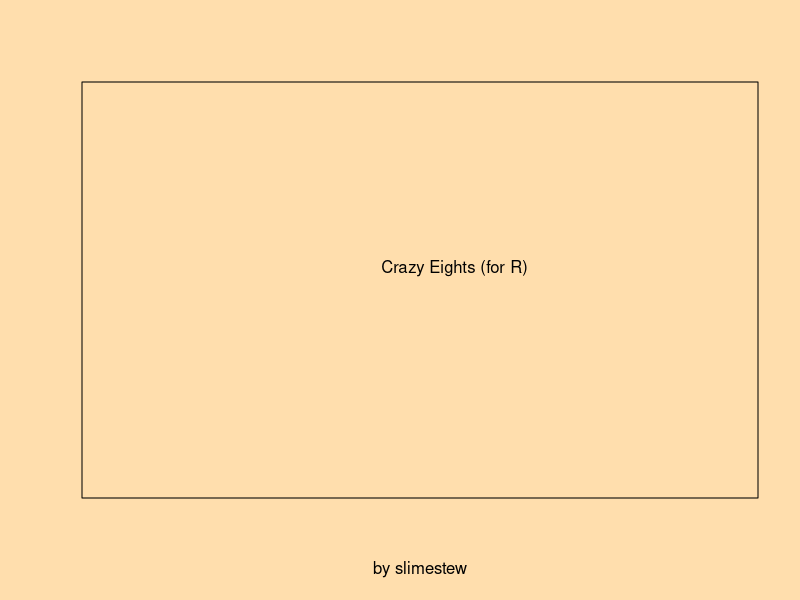

Write R code to recreate this figure. (Note: this script raises an error after producing the figure.)
#TODO: make the game work, make the pile draw correctly

par(bg = "navajowhite")
cards <- list() #all cards, shuffles
deck <- list() #draw pile
stack <- list() #play pile
wildcard <- 0 #wildcard
drawCount <- -1 #+2 and +4
selected <- 0
handOffset <- 0
pause <- FALSE
menu <- 0
win <- TRUE
turnorder <- c(1, 1, FALSE) #player, direction, move played
click <- list(x = 3, y = 3)
textboxes <- list(0,0)
options <- c(0, 0, 0, 0)
# Variants:
#     Crazy Eights(standard deck, no power cards, score based)
#     Last Card(standard deck, power cards, shedding wins)
#     One(unique deck, power cards, shedding wins)
#     Other One(unique deck, power cards, can challenge +4, shedding wins)
# Queen Swap: (only for Crazy Eights)
#     Playing a queen causes a player to skip their turn
# 0's and 7's (only for One and Other One)
#     Playing a 7 allows the player to swap hands with someone else
#     Playing a 0 swaps all hands one over by turn order.
# AI or Human opponents
# Number of players
hands <- matrix()
stVals <- c("1","2","3","4","5","6","7","8","9","J","Q","K","A")
uqVals <- c("0","1","2","3","4","5","6","7","8","9","T","S","R","C","F")
suits <- c("♥", "♦", "♠", "♣")
variants <- c("Crazy Eights", "Last Card", "One", "Other One")
suitColors <- c("red", "red", "black", "black")
primaryColors <- c("red","yellow", "limegreen", "blue")
oneColors <- c("#ff0077","#ffaa00", "#448800", "#0066ff")

#functions, reset cards

unpack <- function() {
  for(i in 1:4)
  if(options[1]<2) {
    for(j in 1:13)
      cards <- c(cards, list(list(i,stVals[j])))
    if(options[4]>3)
      for(j in 1:13)
        cards <- c(cards, list(list(i,stVals[j])))
  } else {
    for(j in 1:15)
      cards <- c(cards, list(list(i,uqVals[j])))
    for(j in 2:13)
      cards <- c(cards, list(list(i,uqVals[j])))
  }
  return(cards)
}

dispCard <- function(x, y, card) {
  suit <- card[[1]][[1]]
  valu <- card[[1]][[2]]
  rect(x,y,x+1,y+2, col="white", border="black")
  if(options[1]<2) { #colors/cards
    text(x+0.5,y+1.5, suits[suit], col=suitColors[suit])
  } else {
    if(options[1]==2)
      rect(x,y+1,x+1,y+2, col=oneColors[suit], border="black")
    else
      rect(x,y+1,x+1,y+2, col=primaryColors[suit], border="black")
  }
  
  if(valu == "T"){ #face values
    text(0.5+x,0.5+y, "+2")
  } else if(valu == "S"){
    text(0.5+x,0.5+y, "(X)")
  } else if(valu == "R"){
    text(0.5+x,0.5+y, "<>")
  } else if(valu == "C"){
    rect(x,y+1,x+1,y+2, col="gray12", border="black")
    text(0.5+x,0.5+y, " ")
  } else if(valu == "F"){
    rect(x,y+1,x+1,y+2, col="gray12", border="black")
    text(0.5+x,0.5+y, "+4")
  } else {
    text(0.5+x,0.5+y, valu)
  }
}

wildColor <- function() {
  rect(0,0,10,3, col="#a52a2a80", border="transparent")
  while(TRUE){
    dispCard(1, 2, list(list(1, " ")))
    dispCard(3, 2, list(list(2, " ")))
    dispCard(5, 2, list(list(3, " ")))
    dispCard(7, 2, list(list(4, " ")))
    click <- locator(1)
    if(floor(click$x) < 2)
      return(1)
    if(floor(click$x) < 4)
      return(2)
    if(floor(click$x) < 6)
      return(3)
    if(floor(click$x) < 8)
      return(4)
  }
}

validCard <- function(card) {
  suit <- card[[1]][[1]]
  valu <- card[[1]][[2]]
  return( (suit == stack[[length(stack)]][[1]][[1]] && !wildcard && drawCount<0) || valu == stack[[length(stack)]][[1]][[2]] || valu == "C" ||
          valu == "F" || (options[1]==0 && valu== "8") || (options[1]==1 && valu== "A") || (options[1]==1 && valu== "J") || (wildcard && suit == wildcard))
}

nextPlayer <- function() {
  if(turnorder[1])
    return((turnorder[2] %% (options[4]+2)) + 1)
  return(((turnorder[2]-2) %% (options[4]+2)) + 1)
}

#moveCard <- function(li1, li2, pos=length(li2), quantity=1) {
#  if(quantity>1)
#    moveCard(li1,li2,pos,quantity-1)
#  return(list(c(li1, list(li2[pos][1])), li2[-pos]))
#}

doAI <- function() {
  while(turnorder[2]!=1){
    
   turnorder[2] = nextPlayer() 
  }
}

#menu
plot(0, 0, type = "n", xlim = c(0, 9), ylim = c(0, 9), col="white", xlab = "by slimestew", ylab = "", axes = FALSE, frame.plot = TRUE)
par(bg = "navajowhite")
text(5,5, "Crazy Eights (for R)")

while((floor(click$y) < 5 || floor(click$y) > 8) || menu < 2){
  click <- locator(1)
  plot(0, 0, type = "n", xlim = c(0, 9), ylim = c(0, 9), xlab = "", ylab = "", axes = FALSE, frame.plot = FALSE)
  
  if((floor(click$x) > 1 && floor(click$x) < 7) && menu > 0){
    if(floor(click$y) == 3)
      options[1] <- (options[1]+1) %% 4
    if(floor(click$y) == 2)
      options[2] <- !options[2]
    if(floor(click$y) == 1)
      options[3] <- !options[3]
    if(floor(click$y) == 0)
      options[4] <- (options[4]+1) %% 6
  }
  
  rect(1, 5, 7, 6, col = "tan", border = "brown")
  rect(1, 3, 7, 4, col = primaryColors[options[1]+1], border = "black")
  rect(1, 2, 7, 3, col = primaryColors[options[2]+1], border = "black")
  rect(1, 1, 7, 2, col = primaryColors[options[3]+1], border = "black")
  rect(1, 0, 7, 1, col = "white", border = "black")
  text(4,8, "Crazy Eights")
  text(4,3.5, variants[options[1]+1])
  text(4,2.5, ifelse(options[1]<2, ifelse(options[1]," ","Queen Skip"),"0s and 7s"))
  text(4,1.5, ifelse(options[3],"AI","Human"))
  text(4,0.5, options[4]+2)
  text(4,5.5, "Start")
  
  menu <- min(menu + 1,2)
}

plot(0, 0, type = "n", xlim = c(0, 10), ylim = c(0, 10), col="white", xlab = "", ylab = "", axes = FALSE, frame.plot = TRUE)
menu <- 0

cards <- sample(unpack(), replace=TRUE)
deck <- cards
hands <- replicate(options[4]+2, list())
for(i in 1:(options[4]+2)){
  hand<-7
  if(options[1]<2 && options[4] != 0)
    hand<-5
  
  for(j in 1:hand){
    temp <- sample(length(deck), 1) #don't need to sample here, already randomized
    hands[[i]] <- c(hands[[i]], list(deck[temp][1]))
    deck <- deck[-temp]
  }
}
temp <- sample(length(deck), 1) #don't need to sample here, already randomized
stack <- list(deck[temp][1])
deck <- deck[-temp]

# add card
# hands[[1]] <- c(hands[[1]], list(list(list(1,"2"))))
# hands[[1]] <- c(hands[[1]], list(list(list(2,"2"))))
if(stack[[length(stack)]][[1]][[2]] == "C" || stack[[length(stack)]][[1]][[2]] == "T" || stack[[length(stack)]][[1]][[2]] == "F"){
  stack <- c(stack, list(deck[length(deck)][1]))
  deck <- deck[-length(deck)]
}

#game loop
while(win) {

if(menu>0){
  
  if(floor(click$x) > 0 && floor(click$x) < 9 && floor(click$y) > -1 && floor(click$y) < 3) #selection
    selected <- floor(click$x)
  
  if(floor(click$x) > 8 && floor(click$y) > -1 && floor(click$y) < 3 && length(hands[[turnorder[2]]]) > (handOffset+8)){
    handOffset <- handOffset+8
    selected <- 0
  }
  
  if(floor(click$x) < 1 && floor(click$y) > -1 && floor(click$y) < 3 && handOffset > 0){
    handOffset <- handOffset-8
    selected <- 0
  }
  
  if(floor(click$x) > 4 && floor(click$x) < 6 && floor(click$y) > 3 && floor(click$y) < 6 && selected[1]){ #play card
    if(validCard(hands[[turnorder[2]]][[selected+handOffset]])){
      stack <- c(stack, list(hands[[turnorder[2]]][[selected+handOffset]]))
      hands[[turnorder[2]]] <- hands[[turnorder[2]]][-(selected+handOffset)]
      
      if(wildcard)
        wildcard <- 0
      
      #TODO: move everything besides +2 and +4 in here so it doesn't refire on drawn cards
      if(options[1] == 0 && stack[[length(stack)]][[1]][[2]] == "8") #crazy eights
          wildcard <- wildColor()
      if(options[1] == 1) { #last card
        if(stack[[length(stack)]][[1]][[2]] == "J" || stack[[length(stack)]][[1]][[2]] == "A")
          wildcard <- wildColor()
        if(drawCount == -1 && (stack[[length(stack)]][[1]][[2]] == "2" || stack[[length(stack)]][[1]][[2]] == "A"))
          drawCount <- 0
      }
      if(options[1] >= 2){ #one and other one
        if(stack[[length(stack)]][[1]][[2]] == "C" || stack[[length(stack)]][[1]][[2]] == "F")
          wildcard <- wildColor()
        if(drawCount == -1 && (stack[[length(stack)]][[1]][[2]] == "T" || stack[[length(stack)]][[1]][[2]] == "F"))
          drawCount <- 0
      }
      turnorder[3] <- TRUE
      selected <- -1
      handOffset <- 0
    } else {
      selected <- 0
    }
  }
    
  if(floor(click$x) > 2 && floor(click$x) < 5 && floor(click$y) > 3 && floor(click$y) < 5){ #draw card
    hand <- max(1, drawCount)
    for(i in 1:hand){
      hands[[turnorder[2]]] <- c(hands[[turnorder[2]]], list(deck[length(deck)][1]))
      deck <- deck[-length(deck)]
    }
    selected <- -1
    drawCount <- -1
  }
  
  if(length(hands[[turnorder[2]]]) == 0)
    win <-FALSE
  
  if(selected == -1 && win && turnorder[3]){  #do additional actions
      if(options[1] == 0){ #crazy eights
        if(stack[[length(stack)]][[1]][[2]] == "Q" && options[2])
          turnorder[2] <- nextPlayer()
      } else if(options[1] == 1){
        if(stack[[length(stack)]][[1]][[2]] == "8")
          turnorder[2] <- nextPlayer()
        if(stack[[length(stack)]][[1]][[2]] == "2" && drawCount >= 0)
          drawCount <- drawCount+2
        if(stack[[length(stack)]][[1]][[2]] == "A" && drawCount >= 0)
          drawCount <- drawCount+4
      } else if(options[1] >= 2){
        if(stack[[length(stack)]][[1]][[2]] == "S")
          turnorder[2] <- nextPlayer()
        if(stack[[length(stack)]][[1]][[2]] == "R")
          turnorder[1] <- !turnorder[1]
        if(stack[[length(stack)]][[1]][[2]] == "T" && drawCount >= 0)
          drawCount <- drawCount+2
        if(stack[[length(stack)]][[1]][[2]] == "F" && drawCount >= 0)
          drawCount <- drawCount+4
      }
    
    if(!options[3])
      pause <-TRUE
    turnorder[2] <- nextPlayer()
    selected <- 0
  }
  
  if(options[3])
    doAI()
}
  
plot(0, 0, type = "n", xlim = c(0, 10), ylim = c(0, 10), xlab = ifelse(options[1]==0,paste("Score:",textboxes),""), ylab = "", axes = FALSE, frame.plot = FALSE)
rect(0,4.5,10,6.5, col="darkorange4", border="black")
rect(0,-2,10,6, col="brown", border="black")

if(!pause){
  
  for(i in floor(length(deck)/8):1) #todo: make this fall properly
    rect(3,4-(i*0.1),5,5-(i*0.1), col="chartreuse4", border="black")
  rect(3,4,5,5, col="chartreuse3", border="black")
  rect(3.25,4.25,4.75,4.75, col="chartreuse4", border="white") 
  
  for(i in 1:(options[4]+1)){
    rect(1+i,8,2+i,10, col="chartreuse3", border="black")
    rect(1.25+i,8.25,1.75+i,9.75, col="chartreuse4", border="white")
    if(i>=turnorder[2]+1){
      text(1.5+i, 7.5, length(hands[[i]]))
    } else {
      text(1.5+i, 7.5, length(hands[[i+1]]))
    }
  }
  
  text(0.5, 3, length(hands[[turnorder[2]]]), col="tan") 
  
  if(length(hands[[turnorder[2]]]) > handOffset+8){
    symbols(9.5, 1, circles = 0.5, inches = FALSE, add = TRUE, bg = "white", fg="brown")
    text(9.5, 1, ">", col="black") 
  }
  
  if(handOffset > 0){
    symbols(0.5, 1, circles = 0.5, inches = FALSE, add = TRUE, bg = "white", fg="brown")
    text(0.5, 1, "<", col="black")
  }
    
  
  if(drawCount>0){ # +2 and +4s
      symbols(1.5, 5, circles = 0.5, inches = FALSE, add = TRUE, bg = "black", fg="brown")
      text(1.5,5, paste("+",abs(drawCount), sep=""), col="white")
  }
  
  if(wildcard){
    if(options[1]<2){ #colors/cards
      symbols(6.5, 5, circles = 0.5, inches = FALSE, add = TRUE, bg = "white", fg="brown")
      text(6.5,5, suits[wildcard], col=suitColors[wildcard])
    } else {
      if(options[1]==2){
        symbols(6.5, 5, circles = 0.5, inches = FALSE, add = TRUE, bg = oneColors[wildcard], fg="brown")
      } else {
        symbols(6.5, 5, circles = 0.5, inches = FALSE, add = TRUE, bg = primaryColors[wildcard], fg="brown")
      }
    }
  }
  dispCard(5, 4, stack[[length(stack)]])
    
  if(win)
    for(i in (1+handOffset):min(length(hands[[turnorder[2]]]), handOffset+8))
      dispCard(i-handOffset, ((selected+handOffset)==i), hands[[turnorder[2]]][[i]])

} else {
  text(4,4, paste("Click for Player",turnorder[2]))
  menu <- -1
}

menu <- min(menu+1, 1)

click <- locator(1)

if(pause)
  pause <- FALSE
}

if(!options[3] || (length(hands[[1]]) == 0 && options[3])){
  text(5,3, "You win!")
} else {
  text(5,3, "Game Over")
}
